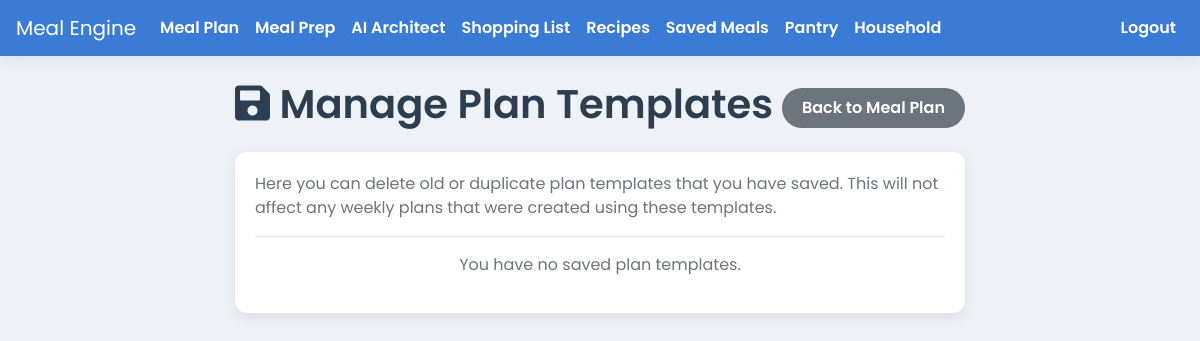
The page /manage-plans (signed in) on the database as committed earlier.
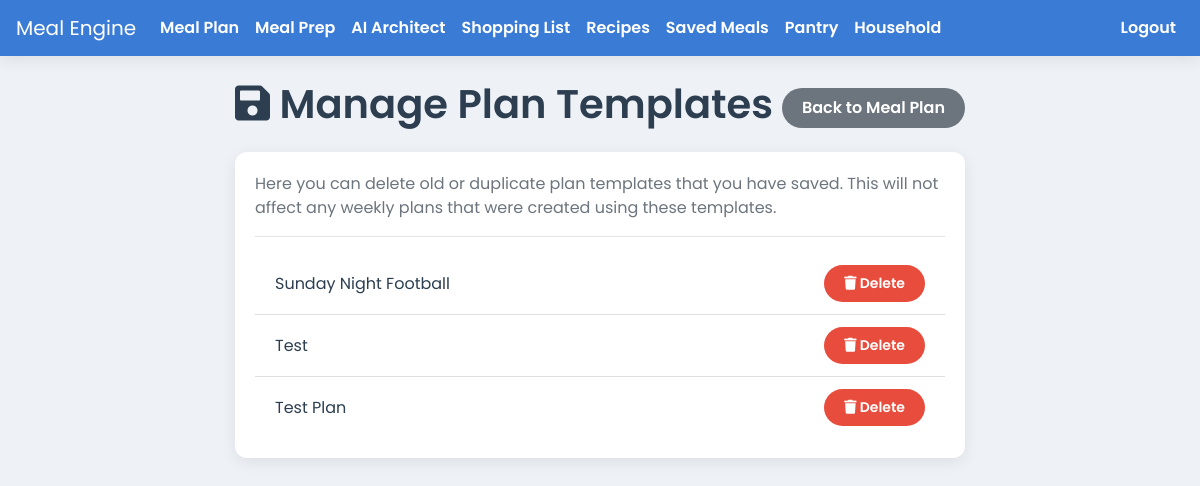
The same page on the database as committed later.
### app.py (models this page shows)
class HistoricalPlan(db.Model):
    id = db.Column(db.Integer, primary_key=True)
    name = db.Column(db.String(100), nullable=False)
    household_id = db.Column(db.Integer, db.ForeignKey('household.id'), nullable=False)
    entries = db.relationship('HistoricalPlanEntry', backref='historical_plan', lazy=True, cascade="all, delete-orphan")

### app.py (the view)
@app.route('/manage-plans')
@login_required
def manage_plans():
    plans = HistoricalPlan.query.filter_by(household_id=current_user.household_id).order_by(HistoricalPlan.name).all()
    return render_template('manage_plans.html', plans=plans)

### app.py (called while the page is built)
@login_manager.user_loader
def load_user(user_id):
    return db.session.get(User, int(user_id))

### templates/manage_plans.html
{% extends 'base.html' %}
{% block content %}
<div class="row justify-content-center">
    <div class="col-md-8">
        <div class="d-flex justify-content-between align-items-center mb-3">
            <h1><i class="fas fa-save"></i> Manage Plan Templates</h1>
            <a href="{{ url_for('meal_plan') }}" class="btn btn-secondary">Back to Meal Plan</a>
        </div>
        <div class="card">
            <div class="card-body">
                <p class="text-muted">Here you can delete old or duplicate plan templates that you have saved. This will not affect any weekly plans that were created using these templates.</p>
                <hr>
                {% if plans %}
                <ul class="list-group list-group-flush">
                    {% for plan in plans %}
                    <li class="list-group-item d-flex justify-content-between align-items-center">
                        <span>{{ plan.name }}</span>
                        <form action="{{ url_for('delete_historical_plan', plan_id=plan.id) }}" method="POST" onsubmit="return confirm('Are you sure you want to permanently delete the template \'{{ plan.name }}\'?');">
                            <button type="submit" class="btn btn-danger btn-sm"><i class="fas fa-trash"></i> Delete</button>
                        </form>
                    </li>
                    {% endfor %}
                </ul>
                {% else %}
                <p class="text-center text-muted">You have no saved plan templates.</p>
                {% endif %}
            </div>
        </div>
    </div>
</div>
{% endblock %}

Rows that differ between the two databases and show on the page:
added HistoricalPlan: name "Sunday Night Football"
added HistoricalPlan: name "Test"
added HistoricalPlan: name "Test Plan"
Other text that changed with them:
text no longer shown: "You have no saved plan templates."
